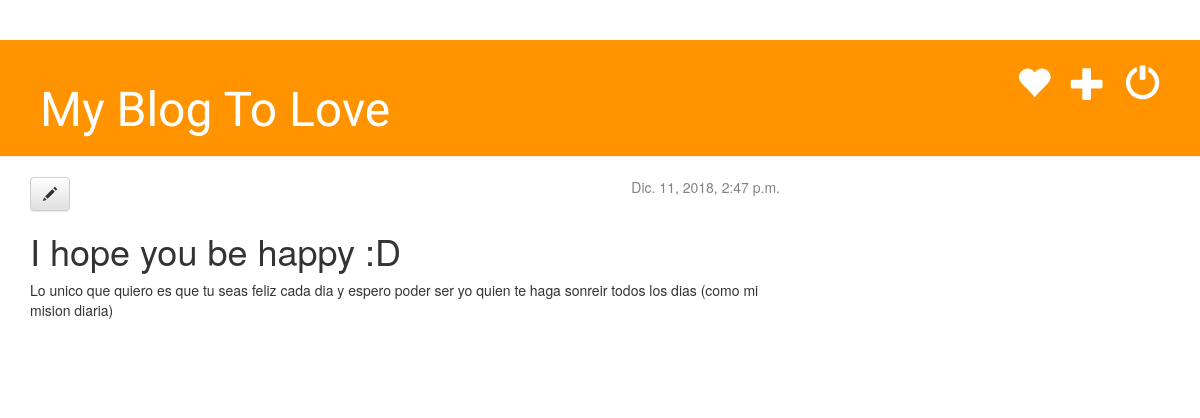
The app's page /post/1/ (signed in) with its own data.
### blog/models.py (models this page shows, shortened)
class Post(models.Model):
    User = get_user_model()
    author = models.ForeignKey(User, default='User', on_delete=models.CASCADE)
    title = models.CharField(max_length=200)
    text = models.TextField()
    created_date = models.DateTimeField(default=timezone.now)
    published_date = models.DateTimeField(blank=True, null=True)

### blog/views.py (the view)
# urls.py: path('post/<int:pk>/', login_required(views.post_detail), name='post_detail'),
def post_detail(request, pk):
    post = get_object_or_404(Post,pk=pk)
    return render(request, 'blog/post_detail.html', {'post': post})

### templates/blog/post_detail.html (shortened to what this page needs)
{% extends 'base/base.html' %}
{% block content %}
    <div class="post">
        {% if post.published_date %}
            <div class="date">
                {{ post.published_date }}
            </div>
        {% endif %}
        <a class="btn btn-default" href="{% url 'blog:post_edit' pk=post.pk %}"><span class="glyphicon glyphicon-pencil"></span></a>
        <h1>{{ post.title }}</h1>
        <p>{{ post.text|linebreaksbr }}</p>
    </div>
{% endblock %}

### static/css/blog.css (style rules this page uses)
h1, h2, h3, h4 { font-family: 'Lobster', cursive; }
.date { float: right; color: #828282; }
.post { margin-bottom: 70px; }

### records on screen
Post: published_date "Dic. 11, 2018, 2:47 p.m.", title "I hope you be happy :D", text "Lo unico que quiero es que tu seas feliz cada dia y espero poder ser yo quien te haga sonreir todos los dias (como mi mision diaria)"
